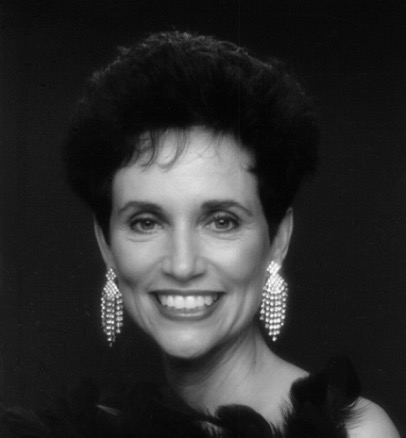
#> input picture 5-大三上/数字图像处理/exp.2/assert/woman.png, 406 x 438 px, found by its file name
$ python multiply.py
#> lines starting #> are read from the running program, lines starting #| are printed output that depends on the picture
import cv2
import numpy as np

if __name__ == "__main__":
    ori = cv2.imread("./assert/woman.png", 0)
#> ori is the input picture: shape (438, 406); min 2, max 254, mean 45.7
    res = cv2.multiply(ori, 1.5)
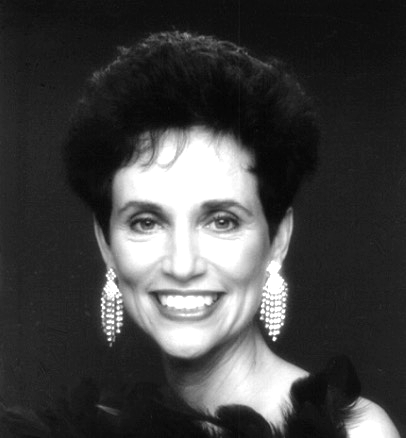
#> res: shape (438, 406); min 3, max 255, mean 66.9

    cv2.imshow("origin", ori)

    cv2.imshow("multiply", res)
    cv2.imwrite("./output/multiply.jpg", res)
    k = cv2.waitKey(0)
#> (key Esc is pressed here)
    cv2.destroyAllWindows()

$ run again, with 5-大三上/数字图像处理/exp.2/assert/flower2.jpg saved as 5-大三上/数字图像处理/exp.2/assert/woman.png
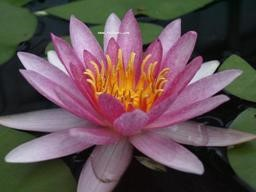
#> input picture 5-大三上/数字图像处理/exp.2/assert/flower2.jpg, 256 x 192 px, found by its file name
#> `ori = cv2.imread("./assert/woman.png", 0)`:
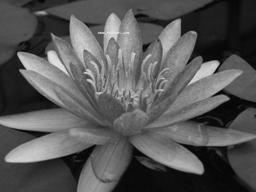
#> ori: shape (192, 256); min 0, max 231, mean 86.6
#> `res = cv2.multiply(ori, 1.5)`:
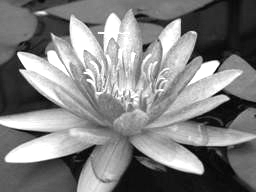
#> res: shape (192, 256); min 0, max 255, mean 128.5
